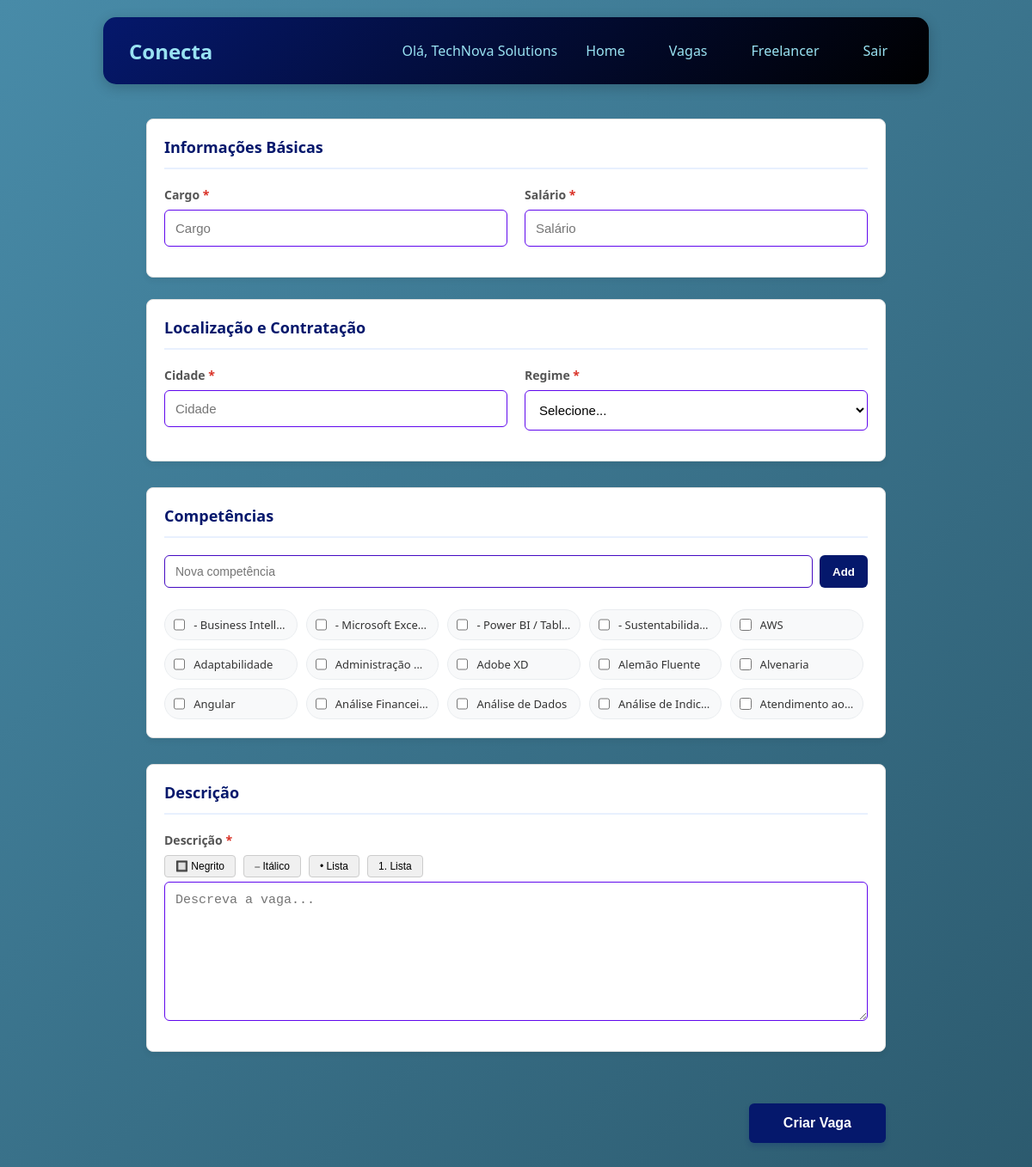
The page /empresa/vaga/criar (signed in) on the database its author committed.
### tables this page shows
CREATE TABLE competencias (
        id_competencia INTEGER PRIMARY KEY AUTOINCREMENT,
        nome TEXT
    );

### routes/route_vagas.py (the view, shortened to what this page needs)
@bp_vagas.route('/empresa/vaga/criar', methods=['GET', 'POST'])
def empresa_criar_vaga():
    if 'usuario_id' not in session or session.get('tipo') != 'empresa':
        return redirect('/')
    if request.method == 'GET':
        from database.connect import get_connection
        conn = get_connection()
        cursor = conn.cursor()
        cursor.execute("SELECT DISTINCT titulo FROM vagas WHERE titulo IS NOT NULL ORDER BY titulo")
        titulos = cursor.fetchall()
        conn.close()
        return render_template('home/criar_vaga.html',
                             competencias=Competencia.listar_todas(),
                             titulos=titulos
                             )

### CRUDs/crud_comp.py (called while the page is built)
    @staticmethod
    def listar_todas():
        conn = get_connection()
        try:
            cursor = conn.cursor()
            cursor.execute("SELECT * FROM competencias ORDER BY nome")
            return cursor.fetchall()
        finally:
            conn.close()

### database/connect.py (called while the page is built)
def get_connection():
    conn = sqlite3.connect(Config.DB_PATH)
    conn.execute("PRAGMA foreign_keys = ON;")
    conn.row_factory = sqlite3.Row
    return conn

### models/model_comp.py (called while the page is built)
    @staticmethod
    def listar_todas():
        return CompetenciaCRUD.listar_todas()

### templates/home/criar_vaga.html (shortened to what this page needs)
{% extends "menu.html" %}
{% block content %}
<div class="container-principal">
    <form action="{{ url_for('vagas.empresa_criar_vaga') }}" method="POST">
        <div class="formulario-layout-wrapper">
            <div class="formulario-principal-corpo">
                <div class="secao-vaga">
                    <div class="secao-header">
                        <h2>Informações Básicas</h2>
                    </div>
                    <div class="dividir"></div>
                    <div class="secao-content">
                        <div class="campo-row">
                            <div class="campo campo-metade">
                                <label>Cargo <span class="obrigatorio">*</span></label>
                                <input type="text" name="titulo" id="titulo" class="form-control" placeholder="Cargo" list="lista-titulos" required>
                            </div>
                            <div class="campo campo-metade">
                                <label>Salário <span class="obrigatorio">*</span></label>
                                <input type="number" name="salario" id="salario" class="form-control" placeholder="Salário" required>
                            </div>
                        </div>
                    </div>
                </div>
                <div class="secao-vaga">
                    <div class="secao-header">
                        <h2>Localização e Contratação</h2>
                    </div>
                    <div class="dividir"></div>
                    <div class="secao-content">
                        <div class="campo-row">
                            <div class="campo campo-metade">
                                <label>Cidade <span class="obrigatorio">*</span></label>
                                <input type="text" name="cidade" id="cidade" class="form-control" placeholder="Cidade" required>
                            </div>
                            <div class="campo campo-metade">
                                <label>Regime <span class="obrigatorio">*</span></label>
                                <select name="regime" id="regime" class="form-control select-custom" required>
                                    <option value="">Selecione...</option>
                                </select>
                            </div>
                        </div>
                    </div>
                </div>
            </div> <aside class="sidebar-competencias">
                <div class="secao-header">
                    <h2>Competências</h2>
                </div>
                <div class="dividir"></div>
                <div class="adicionarcompetencia">
                    <input type="text" id="input_nova_comp" placeholder="Nova competência">
                    <button type="button" id="btn-adicionar" onclick="adicionarCompetencia()">Add</button>
                </div>
                <div class="secao-content">
                    <div id="lista-competencias" class="competencias-lista-sidebar">
                        {% for c in competencias %}
                        <div class="competencia-item">
                            <input type="checkbox" name="competencias" value="{{ c[0] }}" id="comp_{{ c[0] }}">
                            <label for="comp_{{ c[0] }}">{{ c[1] }}</label>
                        </div>
                        {% endfor %}
                    </div>
                </div>
            </aside>
                <div class="secao-vaga">
                    <div class="secao-header">
                        <h2>Descrição</h2>
                    </div>
                    <div class="dividir"></div>
                    <div class="secao-content">
                        <div class="campo-row">
                            <div class="campo">
    <label>Descrição <span class="obrigatorio">*</span></label>
    <div class="format-buttons" style="margin-bottom: 5px;">
        <button type="button" onclick="formatar('**', '**')" class="btn-formato">🔲 Negrito</button>
        <button type="button" onclick="formatar('*', '*')" class="btn-formato">⎯ Itálico</button>
        <button type="button" onclick="formatarLista('- ')" class="btn-formato">• Lista</button>
        <button type="button" onclick="formatarLista('1. ')" class="btn-formato">1. Lista</button>
    </div>
    <textarea name="descricao" id="descricao" class="form-control"
              placeholder="Descreva a vaga..." required rows="8"></textarea>
</div>
                        </div>
                    </div>
                </div>
            <div class="container-btn">
                <button type="submit" class="btn-submit">Criar Vaga</button>
            </div>
        </div>
    </form>
</div>
<link rel="stylesheet" href="{{ url_for('static', filename='css/home/criar_vaga.css') }}">
{% endblock %}

### templates/menu.html (shortened to what this page needs)
<!DOCTYPE html>
<html lang="pt-br">
<head>
    <link rel="stylesheet" href="{{ url_for('static', filename='css/home/homef.css') }}">
</head>
<body>
    <div class="container">
        <div class="header">
            <div class="logo">Conecta</div>
            <div class="user-info">
                <span>Olá, {{ session.usuario_nome }}</span>
                <a href="/home" class="btn-back">Home</a>
                <a href="/vagas" class="btn-back">Vagas</a>
                <a href="/freelancer" class="btn-back">Freelancer</a>
                <a href="/logout" class="btn-logout">Sair</a>
            </div>
        </div>
        <div class="content">
            {% block content %}
            {% endblock %}
        </div>
    </div>
</body>
</html>

### static/css/home/homef.css (style rules this page uses)
* { margin: 0; padding: 0; box-sizing: border-box; }
body { font-family: 'Segoe UI', Tahoma, Geneva, Verdana, sans-serif; background: linear-gradient(135deg, #488BA8 0%, #2c5a6e 100%); min-height: 100vh; }
.container { max-width: 1000px; margin: 0 auto; padding: 20px; }
.header { background: linear-gradient(135deg, #05186c 0%, #000000 100%); color: #99E2F2; padding: 20px 30px; border-radius: 15px; display: flex; justify-content: space-between; align-items: center; margin-bottom: 25px; box-shadow: 0 4px 15px rgba(0, 0, 0, 0.2); }
.logo { font-size: 24px; font-weight: bold; color: #99E2F2; }
.user-info { display: flex; gap: 15px; align-items: center; margin-left: auto; }
.btn-back, .btn-logout { color: #99E2F2; text-decoration: none; padding: 8px 18px; border-radius: 8px; transition: 0.3s; font-weight: 500; }

### rows shown on the page
competencias: nome "- Business Intell…"
competencias: nome "- Microsoft Exce…"
competencias: nome "- Power BI / Tabl…"
competencias: nome "- Sustentabilida…"
competencias: nome "AWS"
competencias: nome "Adaptabilidade"
competencias: nome "Administração…"
competencias: nome "Adobe XD"
competencias: nome "Alemão Fluente"
competencias: nome "Alvenaria"
competencias: nome "Angular"
competencias: nome "Análise Financeira"
competencias: nome "Análise de Dados"
competencias: nome "Análise de Indic…"
competencias: nome "Atendimento ao…"

### other values the page prints
{{ session.usuario_nome }} "TechNova Solutions"
